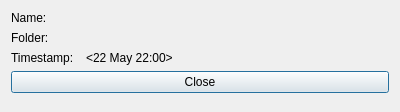
<?xml version="1.0" encoding="UTF-8"?>
<ui version="4.0">
 <class>DialogFileProperties</class>
 <widget class="QDialog" name="DialogFileProperties">
  <property name="geometry">
   <rect>
    <x>0</x>
    <y>0</y>
    <width>400</width>
    <height>112</height>
   </rect>
  </property>
  <property name="windowTitle">
   <string>File Properties</string>
  </property>
  <layout class="QFormLayout" name="formLayout">
   <property name="horizontalSpacing">
    <number>12</number>
   </property>
   <item row="0" column="0">
    <widget class="QLabel" name="labelName">
     <property name="text">
      <string>Name:</string>
     </property>
    </widget>
   </item>
   <item row="0" column="1">
    <widget class="QLabel" name="labelNameValue">
     <property name="text">
      <string>&lt;Genealogy 1.xml&gt;</string>
     </property>
     <property name="textInteractionFlags">
      <set>Qt::LinksAccessibleByMouse|Qt::TextSelectableByKeyboard|Qt::TextSelectableByMouse</set>
     </property>
    </widget>
   </item>
   <item row="1" column="0">
    <widget class="QLabel" name="labelFolder">
     <property name="text">
      <string>Folder:</string>
     </property>
    </widget>
   </item>
   <item row="1" column="1">
    <widget class="QLabel" name="labelFolderValue">
     <property name="text">
      <string>&lt;/home/martin/&gt;</string>
     </property>
     <property name="textInteractionFlags">
      <set>Qt::LinksAccessibleByMouse|Qt::TextSelectableByKeyboard|Qt::TextSelectableByMouse</set>
     </property>
    </widget>
   </item>
   <item row="2" column="0">
    <widget class="QLabel" name="labelTimestamp">
     <property name="text">
      <string>Timestamp:</string>
     </property>
    </widget>
   </item>
   <item row="2" column="1">
    <widget class="QLabel" name="labelTimestampValue">
     <property name="text">
      <string>&lt;22 May 22:00&gt;</string>
     </property>
     <property name="textInteractionFlags">
      <set>Qt::LinksAccessibleByMouse|Qt::TextSelectableByKeyboard|Qt::TextSelectableByMouse</set>
     </property>
    </widget>
   </item>
   <item row="3" column="0" colspan="2">
    <widget class="QPushButton" name="pushButtonClose">
     <property name="text">
      <string>Close</string>
     </property>
    </widget>
   </item>
  </layout>
 </widget>
 <resources/>
 <connections/>
</ui>
